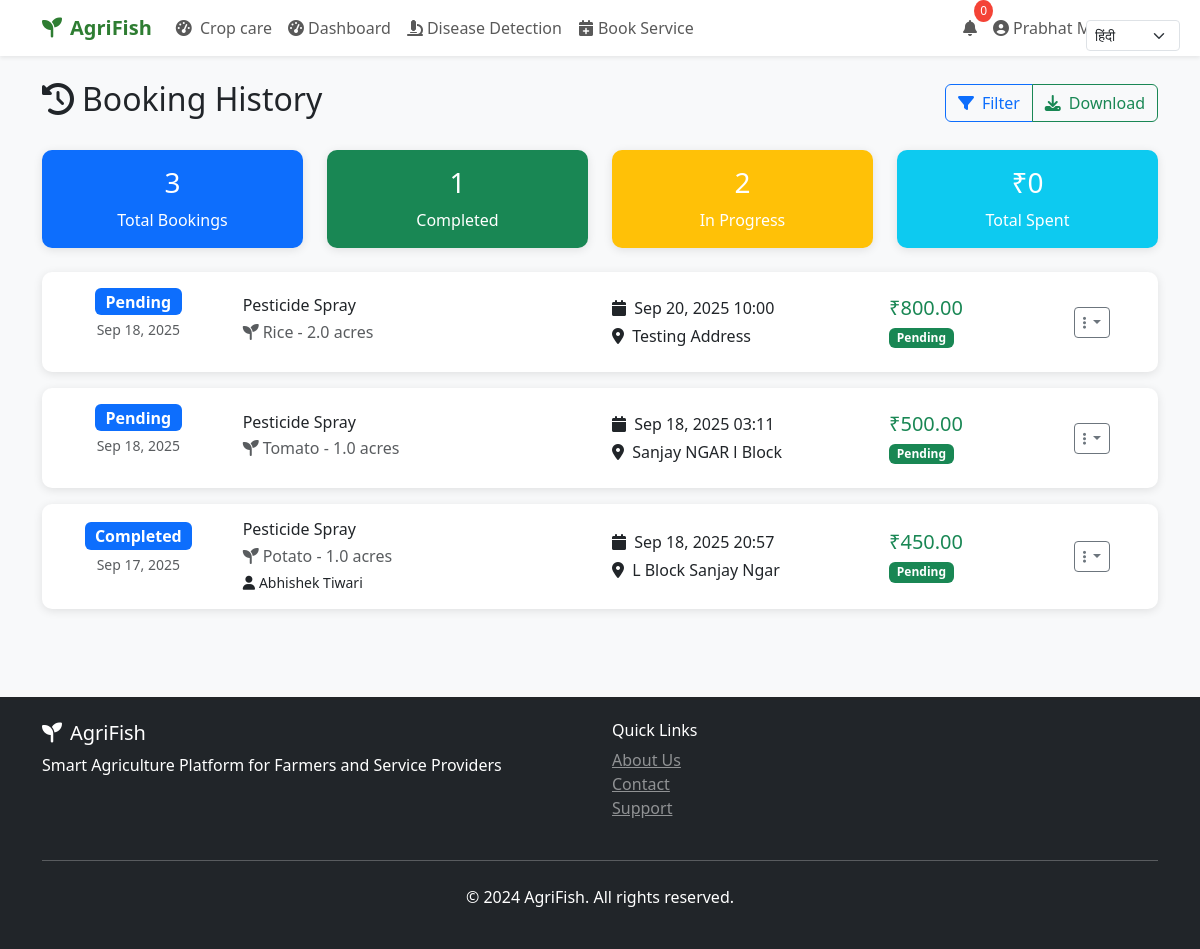
The page /booking-history/ (signed in) on the database as committed earlier.
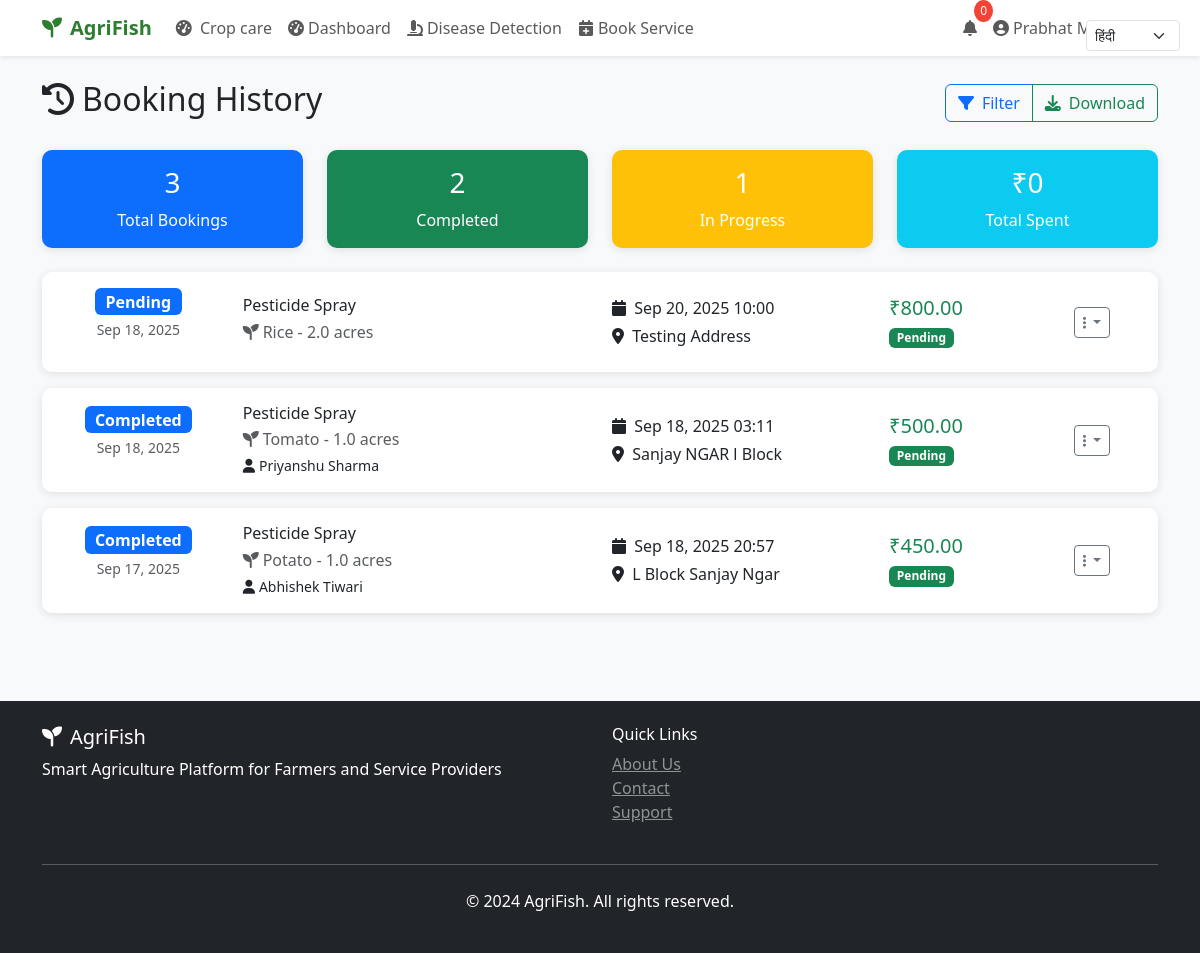
The same page on the database as committed later.
### core/models.py (models this page shows, shortened)
class ServiceBooking(models.Model):
    STATUS_CHOICES = [
        ('pending', 'Pending'),
        ('accepted', 'Accepted'),
        ('in_progress', 'In Progress'),
        ('completed', 'Completed'),
        ('cancelled', 'Cancelled'),
    ]
    PAYMENT_STATUS = [
        ('pending', 'Pending'),
        ('paid', 'Paid'),
        ('refunded', 'Refunded'),
    ]
    URGENCY_LEVELS = [
        ('routine', 'Routine'),
        ('within_week', 'Within Week'),
        ('immediate', 'Immediate'),
    ]
    booking_id = models.UUIDField(default=uuid.uuid4, unique=True)
    farmer = models.ForeignKey(UserProfile, on_delete=models.CASCADE, related_name='farmer_bookings')
    worker = models.ForeignKey(UserProfile, on_delete=models.CASCADE, related_name='worker_bookings', null=True, blank=True)
    service_type = models.CharField(max_length=100, default='Pesticide Spray')
    crop_type = models.CharField(max_length=100)
    area_acres = models.FloatField(validators=[MinValueValidator(0.1)])
    disease_detection = models.ForeignKey(CropDiseaseDetection, on_delete=models.SET_NULL, null=True, blank=True)
    urgency = models.CharField(max_length=20, choices=URGENCY_LEVELS, default='routine')
    farm_latitude = models.FloatField()
    farm_longitude = models.FloatField()
    farm_address = models.TextField()
    preferred_date = models.DateTimeField()
    status = models.CharField(max_length=15, choices=STATUS_CHOICES, default='pending')
    notes = models.TextField(blank=True)
    estimated_cost = models.DecimalField(max_digits=10, decimal_places=2)
    final_cost = models.DecimalField(max_digits=10, decimal_places=2, null=True, blank=True)
    payment_status = models.CharField(max_length=10, choices=PAYMENT_STATUS, default='pending')
    razorpay_order_id = models.CharField(max_length=100, null=True, blank=True)
    razorpay_payment_id = models.CharField(max_length=100, null=True, blank=True)
    work_started_at = models.DateTimeField(null=True, blank=True)
    work_completed_at = models.DateTimeField(null=True, blank=True)
    actual_duration_hours = models.FloatField(null=True, blank=True)
    created_at = models.DateTimeField(auto_now_add=True)
    updated_at = models.DateTimeField(auto_now=True)
    accepted_at = models.DateTimeField(null=True, blank=True)
    completed_at = models.DateTimeField(null=True, blank=True)
    class Meta:
        ordering = ['-created_at']

class UserProfile(models.Model):
    USER_TYPES = [
        ('farmer', 'Farmer'),
        ('worker', 'Spray Worker'),
    ]
    user = models.OneToOneField(User, on_delete=models.CASCADE)
    user_type = models.CharField(max_length=10, choices=USER_TYPES)
    phone = models.CharField(max_length=15)
    address = models.TextField()
    latitude = models.FloatField(null=True, blank=True)
    longitude = models.FloatField(null=True, blank=True)
    profile_image = models.ImageField(upload_to='profiles/', null=True, blank=True)
    preferred_language = models.CharField(max_length=5, default='en')
    created_at = models.DateTimeField(auto_now_add=True)
    updated_at = models.DateTimeField(auto_now=True)
    voice_enabled = models.BooleanField(default=True)
    auto_translate = models.BooleanField(default=True)
    auto_speak = models.BooleanField(default=False)

### core/views.py (the view)
# urls.py: path('booking-history/', views.booking_history, name='booking_history'),
@login_required
def booking_history(request):
    user_profile = request.user.userprofile
    if user_profile.user_type == 'farmer':
        bookings = ServiceBooking.objects.filter(farmer=user_profile)
        template = 'farmer/booking_history.html'
    else:
        bookings = ServiceBooking.objects.filter(worker=user_profile)
        template = 'worker/booking_history.html'
    status_filter = request.GET.get('status')
    if status_filter:
        bookings = bookings.filter(status=status_filter)
    payment_filter = request.GET.get('payment_status')
    if payment_filter:
        bookings = bookings.filter(payment_status=payment_filter)
    date_from = request.GET.get('date_from')
    if date_from:
        bookings = bookings.filter(created_at__gte=date_from)
    date_to = request.GET.get('date_to')
    if date_to:
        bookings = bookings.filter(created_at__lte=date_to)
    search = request.GET.get('search')
    if search:
        bookings = bookings.filter(
            Q(crop_type__icontains=search) |
            Q(service_type__icontains=search) |
            Q(farm_address__icontains=search)
        )
    bookings = bookings.order_by('-created_at')
    paginator = Paginator(bookings, 10)
    page_number = request.GET.get('page')
    page_obj = paginator.get_page(page_number)
    context = {
        'bookings': page_obj,
        'page_obj': page_obj,
        'is_paginated': page_obj.has_other_pages(),
        'total_bookings': bookings.count(),
        'completed_bookings': bookings.filter(status='completed').count(),
        'pending_bookings' : bookings.filter(status='pending').count(),
        'total_spent': sum([b.estimated_cost for b in bookings.filter(payment_status='paid')]),
    }
    return render(request, template, context)

### templates/farmer/booking_history.html (shortened to what this page needs)
{% extends 'base.html' %}
{% block content %}
<div class="container py-4">
    <div class="row">
        <div class="col-12">
            <div class="d-flex justify-content-between align-items-center mb-4">
                <h2><i class="fas fa-history me-2"></i>Booking History</h2>
                <div class="btn-group">
                    <button class="btn btn-outline-primary" data-bs-toggle="modal" data-bs-target="#filterModal">
                        <i class="fas fa-filter me-2"></i>Filter
                    </button>
                    <button class="btn btn-outline-success" onclick="downloadHistory()">
                        <i class="fas fa-download me-2"></i>Download
                    </button>
                </div>
            </div>
        </div>
    </div>
    <div class="row g-4 mb-4">
        <div class="col-md-3">
            <div class="card bg-primary text-white">
                <div class="card-body text-center">
                    <h3>{{ bookings|length }}</h3>
                    <p class="mb-0">Total Bookings</p>
                </div>
            </div>
        </div>
        <div class="col-md-3">
           {% load booking_extras %}
            <div class="card bg-success text-white">
                <div class="card-body text-center">
                    <h3>{{ completed_bookings }}</h3>
                    <p class="mb-0">Completed</p>
                </div>
            </div>
        </div>
        <div class="col-md-3">
            <div class="card bg-warning text-white">
                <div class="card-body text-center">
                    <h3>{{ pending_bookings }}</h3>
                    <p class="mb-0">In Progress</p>
                </div>
            </div>
        </div>
        <div class="col-md-3">
            <div class="card bg-info text-white">
                <div class="card-body text-center">
                    <h3>₹{{ total_spent }}</h3>
                    <p class="mb-0">Total Spent</p>
                </div>
            </div>
        </div>
    </div>
    <div class="row">
        <div class="col-12">
            {% if bookings %}
                {% for booking in bookings %}
                <div class="card mb-3">
                    <div class="card-body">
                        <div class="row align-items-center">
                            <div class="col-md-2">
                                <div class="text-center">
                                    <span class="badge bg-{{ booking.status|yesno:'primary,success,warning' }} fs-6">
                                        {{ booking.get_status_display }}
                                    </span>
                                    <p class="small text-muted mt-1">
                                        {{ booking.created_at|date:"M d, Y" }}
                                    </p>
                                </div>
                            </div>
                            <div class="col-md-4">
                                <h6 class="mb-1">{{ booking.service_type }}</h6>
                                <p class="text-muted mb-1">
                                    <i class="fas fa-seedling me-1"></i>{{ booking.crop_type|title }} - {{ booking.area_acres }} acres
                                </p>
                                {% if booking.worker %}
                                    <p class="small mb-0">
                                        <i class="fas fa-user me-1"></i>{{ booking.worker.user.get_full_name }}
                                    </p>
                                {% endif %}
                            </div>
                            <div class="col-md-3">
                                <p class="mb-1">
                                    <i class="fas fa-calendar me-1"></i>
                                    {{ booking.preferred_date|date:"M d, Y H:i" }}
                                </p>
                                <p class="mb-0">
                                    <i class="fas fa-map-marker-alt me-1"></i>
                                    {{ booking.farm_address|truncatechars:30 }}
                                </p>
                            </div>
                            <div class="col-md-2">
                                <h5 class="text-success mb-1">₹{{ booking.estimated_cost }}</h5>
                                <span class="badge bg-{{ booking.payment_status|yesno:'success,warning,danger' }}">
                                    {{ booking.get_payment_status_display }}
                                </span>
                            </div>
                            <div class="col-md-1">
                                <div class="dropdown">
                                    <button class="btn btn-outline-secondary btn-sm dropdown-toggle" type="button" data-bs-toggle="dropdown">
                                        <i class="fas fa-ellipsis-v"></i>
                                    </button>
                                </div>
                            </div>
                        </div>
                    </div>
                </div>
                {% endfor %}
            {% endif %}
        </div>
    </div>
</div>
{% endblock %}

### templates/base.html (shortened to what this page needs)
<!DOCTYPE html>
<html lang="en">
<head>
    <link href="https://cdnjs.cloudflare.com/ajax/libs/bootstrap/5.3.0/css/bootstrap.min.css" rel="stylesheet">
    <link href="https://cdnjs.cloudflare.com/ajax/libs/font-awesome/6.4.0/css/all.min.css" rel="stylesheet">
</head>
<body>
    <div class="language-selector">
        <select id="languageSelect" class="form-select form-select-sm">
            <option value="hi">हिंदी</option>
        </select>
    </div>
    <nav class="navbar navbar-expand-lg navbar-light bg-white shadow-sm">
        <div class="container">
            <a class="navbar-brand" href="{% url 'home' %}">
                <i class="fas fa-seedling me-2"></i>AgriFish
            </a>
            <div class="collapse navbar-collapse" id="navbarNav">
                <ul class="navbar-nav me-auto">
                    <li class="nav-item">
                                <a class="nav-link" href=" http://172.28.29.134:1020/">
                                    <i class="fas fa-tachometer-alt me-1"></i> Crop care
                                </a>
                            </li>
                    {% if user.is_authenticated %}
                        {% if user.userprofile.user_type == 'farmer' %}
                            <li class="nav-item">
                                <a class="nav-link" href="{% url 'farmer_dashboard' %}">
                                    <i class="fas fa-tachometer-alt me-1"></i>Dashboard
                                </a>
                            </li>
                            <li class="nav-item">
                                <a class="nav-link" href="{% url 'disease_detection' %}">
                                    <i class="fas fa-microscope me-1"></i>Disease Detection
                                </a>
                            </li>
                            <li class="nav-item">
                                <a class="nav-link" href="{% url 'book_service' %}">
                                    <i class="fas fa-calendar-plus me-1"></i>Book Service
                                </a>
                            </li>
                        {% elif user.userprofile.user_type == 'worker' %}
                            <li class="nav-item">
                                <a class="nav-link" href="{% url 'worker_dashboard' %}">
                                    <i class="fas fa-tachometer-alt me-1"></i>Dashboard
                                </a>
                            </li>
                        {% endif %}
                    {% endif %}
                </ul>
                <ul class="navbar-nav">
                    {% if user.is_authenticated %}
                        <li class="nav-item dropdown">
                            <a class="nav-link position-relative" href="{% url 'notifications' %}">
                                <i class="fas fa-bell"></i>
                                <span class="notification-badge" id="notificationCount" style="display: none;">0</span>
                            </a>
                        </li>
                        <li class="nav-item dropdown">
                            <a class="nav-link dropdown-toggle" href="#" id="navbarDropdown" role="button" data-bs-toggle="dropdown">
                                <i class="fas fa-user-circle me-1"></i>{{ user.get_full_name|default:user.username }}
                            </a>
                        </li>
                    {% endif %}
                </ul>
            </div>
        </div>
    </nav>
    <main>
        {% block content %}{% endblock %}
    </main>
    <footer class="bg-dark text-white py-4 mt-5">
        <div class="container">
            <div class="row">
                <div class="col-md-6">
                    <h5><i class="fas fa-seedling me-2"></i>AgriFish</h5>
                    <p>Smart Agriculture Platform for Farmers and Service Providers</p>
                </div>
                <div class="col-md-6">
                    <h6>Quick Links</h6>
                    <ul class="list-unstyled">
                        <li><a href="#" class="text-white-50">About Us</a></li>
                        <li><a href="#" class="text-white-50">Contact</a></li>
                        <li><a href="{% url 'chat_interface' %}" class="text-white-50">Support</a></li>
                    </ul>
                </div>
            </div>
            <hr class="my-4">
            <div class="text-center">
                <p>&copy; 2024 AgriFish. All rights reserved.</p>
            </div>
        </div>
    </footer>
</body>
</html>

### templates/base.html (style rules this page uses)
:root { --primary-color: #2E7D32; --secondary-color: #4CAF50; --accent-color: #8BC34A; --warning-color: #FF9800; --danger-color: #F44336; }
body { font-family: 'Segoe UI', Tahoma, Geneva, Verdana, sans-serif; background-color: #f8f9fa; }
.navbar-brand { font-weight: bold; color: var(--primary-color) !important; }
.card { box-shadow: 0 2px 10px rgba(0,0,0,0.1); border: none; border-radius: 10px; }
.notification-badge { position: absolute; top: -8px; right: -8px; background-color: var(--danger-color); color: white; border-radius: 50%; padding: 2px 6px; font-size: 0.75rem; }
.language-selector { position: fixed; top: 20px; right: 20px; z-index: 1050; }

Rows that differ between the two databases and show on the page:
changed ServiceBooking "Tomato": status "Pending" → "Completed"; worker_id empty → 4 (drawn); worker.user.get_full_name (not shown) → "Priyanshu Sharma"
Other text that changed with them:
{{ completed_bookings }}: "1" → "2"
{{ pending_bookings }}: "2" → "1"
